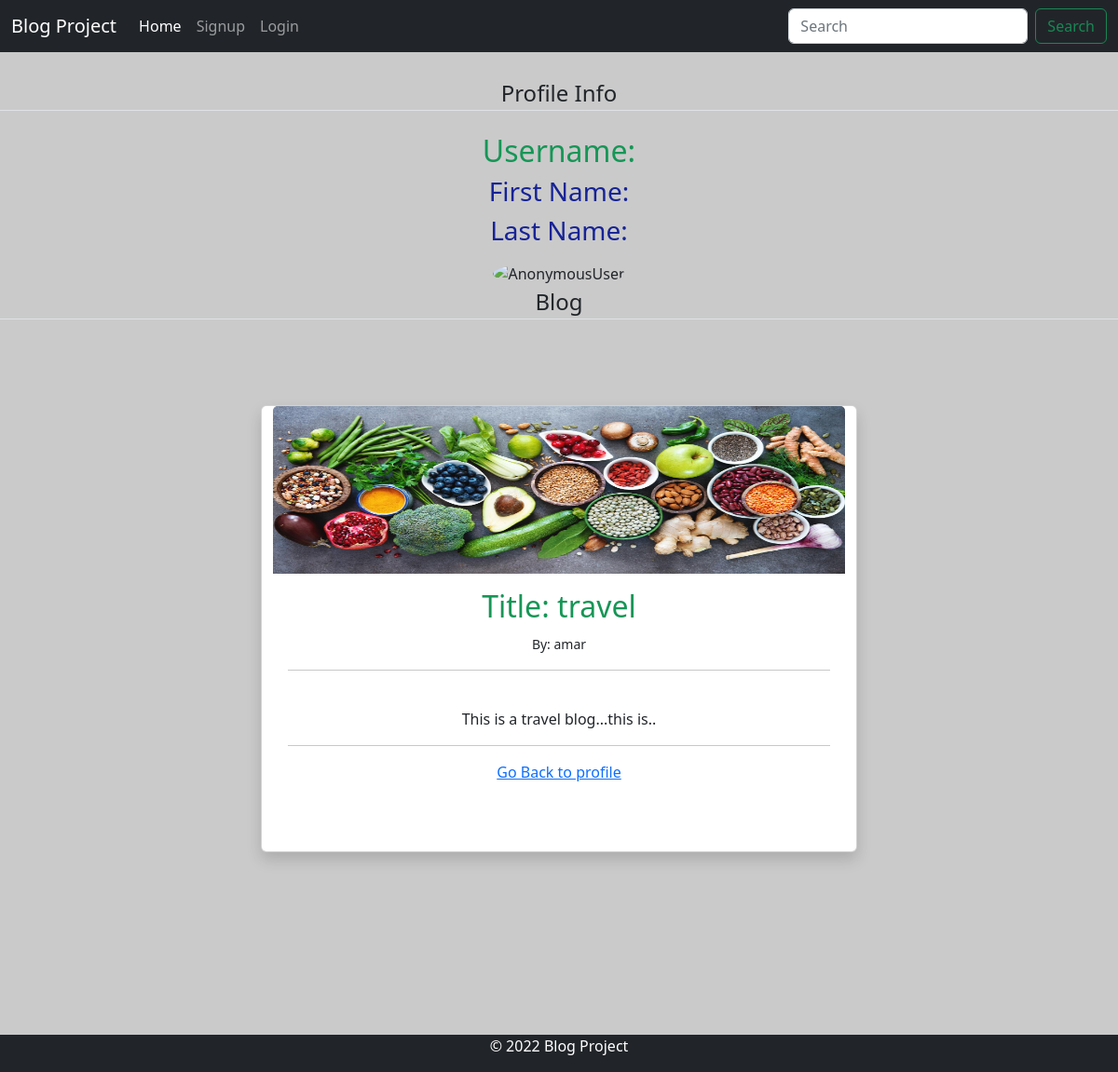
The app's page /blog_app/article/36/ with its own data.
### blog_app/models.py (models this page shows, shortened)
class Post(models.Model):
    title = models.CharField(max_length=200, unique=True)
    author = models.ForeignKey(User, editable=False, on_delete= models.CASCADE,related_name='blog_posts', null=True)
    content = models.TextField()
    status = models.IntegerField(choices=STATUS, default=0)
    created_on = models.DateTimeField(auto_now_add=True)

class UserProfileInfo(models.Model):
    user = models.OneToOneField(User, on_delete=models.CASCADE)
    first_name = models.CharField(("First name"), max_length=50)
    last_name = models.CharField(("Last name"), max_length=50)
    profile_pic = models.ImageField(upload_to = 'profile_pics', blank = True)

### blog_app/views.py (the view)
# urls.py: url(r'^article/(?P<pk>[0-9]+)/$', views.ArticleDetailView.as_view(), name="article"),
class ArticleDetailView(DetailView):
    model = Post
    template_name = 'blog_app/article.html'

### templates/blog_app/article.html (shortened to what this page needs)
{% extends "blog_app/base.html" %}
{% block content %}
    <div class="content-section">
      <div class="media">
        <legend class="border-bottom mb-4">Profile Info</legend>        <div class="media-body">
            <h2 class="account-heading" style="color:rgb(22, 150, 86);">Username: {{ user.username }}</h2>
            <h3>First Name: {{ request.user.first_name }}</h3>
            <h3>Last Name: {{ request.user.last_name }}</h3>
            <img class="rounded-circle article-img" src="{{ user.userprofileinfo.profile_pic.url }}" width='240' alt={{user}}>
        </div>
      </div>
      <form method="POST" enctype="multipart/form-data">
        <fieldset class="form-group">
            <legend class="border-bottom mb-4">Blog</legend>
        </fieldset>
    </form>
    </div >
<div class="container mt-5 mb-3">
    <div class="row">
        <div class="card shadow " style="width: 40rem; height: 30rem;" >
        <img src="{{ post.author.userprofileinfo.profile_pic.url }}" class="card-img-top" alt="..." height="180px">
            <div class="card-body" >
            <h2>Title: {{ post.title }}</h2>
            <small>By: {{ post.author }}</small><br>
            <hr>
            <br>
            {{ post.content }}
            <br>
            <hr>
            <a href="{% url 'user_profile' %}">Go Back to profile</a>
</div>
</div>
</div>
</div>
{% endblock %}

### static/css/basicstyle.css (style rules this page uses)
body { background-color:rgb(202, 202, 202); }
h3 { color:rgb(22, 35, 150); }
h2 { color:rgb(22, 150, 86); }

### static/styles/base.css (style rules this page uses)
body { text-align:center; }
.card { margin: 20px auto; float: none; margin-bottom: 10px; }

### records on screen
Post: author.userprofileinfo.profile_pic (picture), title "travel", author "amar", content "This is a travel blog...this is.."
